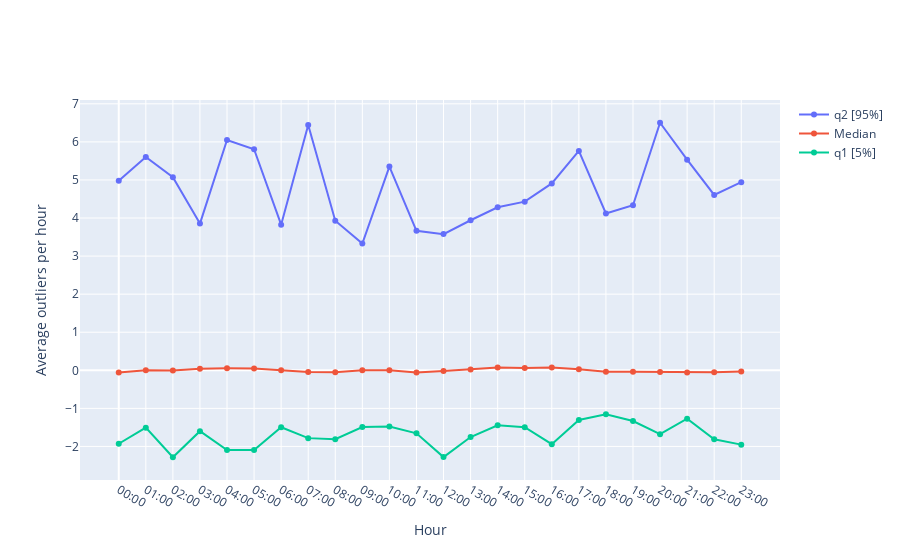

Here is the notebook cell this chart was saved with:
### Code cell
# Create traces
fig = go.Figure()
fig.add_trace(go.Scatter(x=df_hour_stats["dt_start_utc"], y=df_hour_stats["voality_q2"],
                    mode='lines+markers', 
                    name='q2 [95%]'))

fig.add_trace(go.Scatter(x=df_hour_stats["dt_start_utc"], y=df_hour_stats["voality_median"],
                    mode='lines+markers',
                    name='Median'))

fig.add_trace(go.Scatter(x=df_hour_stats["dt_start_utc"], y=df_hour_stats["voality_q1"],
                    mode='lines+markers',
                    name='q1 [5%]' ))

fig.update_layout(
    #title="Outliers per month",
    xaxis = dict(
        tickmode = 'array',
        tickvals = [0, 1, 2, 3, 4, 5, 6, 7, 8, 9, 10, 11, 12, 13, 14, 15, 16, 17, 18, 19, 20, 21, 22, 23],
        ticktext=["00:00", "01:00", "02:00", "03:00", "04:00", "05:00", "06:00", "07:00", "08:00", "09:00", "10:00", "11:00", 
        "12:00", "13:00", "14:00", "15:00", "16:00", "17:00", "18:00", "19:00", "20:00", "21:00", "22:00", "23:00"]),
    xaxis_title="Hour",
    yaxis_title="Average outliers per hour"
)
fig.show()

### Figure 1 — Plotly figure (JSON) as saved in the notebook; plotly's stock layout.template omitted (floating-point values rounded to 4 significant figures)
{"data": [{"mode": "lines+markers", "name": "q2 [95%]", "type": "scatter", "x": [0, 1, 2, 3, 4, 5, 6, 7, 8, 9, 10, 11, 12, 13, 14, 15, 16, 17, 18, 19, 20, 21, 22, 23], "y": [4.981, 5.604, 5.073, 3.853, 6.049, 5.807, 3.826, 6.443, 3.928, 3.331, 5.351, 3.665, 3.577, 3.942, 4.283, 4.429, 4.909, 5.762, 4.12, 4.337, 6.503, 5.532, 4.605, 4.943]}, {"mode": "lines+markers", "name": "Median", "type": "scatter", "x": [0, 1, 2, 3, 4, 5, 6, 7, 8, 9, 10, 11, 12, 13, 14, 15, 16, 17, 18, 19, 20, 21, 22, 23], "y": [-0.057, 0, -0.004539, 0.04287, 0.05081, 0.04541, 0.002732, -0.04763, -0.05289, -0.0007853, 0, -0.05615, -0.01591, 0.01876, 0.07231, 0.06256, 0.07449, 0.02848, -0.03653, -0.03875, -0.04654, -0.05717, -0.05458, -0.03455]}, {"mode": "lines+markers", "name": "q1 [5%]", "type": "scatter", "x": [0, 1, 2, 3, 4, 5, 6, 7, 8, 9, 10, 11, 12, 13, 14, 15, 16, 17, 18, 19, 20, 21, 22, 23], "y": [-1.929, -1.507, -2.284, -1.599, -2.093, -2.097, -1.496, -1.782, -1.81, -1.492, -1.475, -1.655, -2.281, -1.754, -1.446, -1.494, -1.941, -1.306, -1.157, -1.332, -1.678, -1.272, -1.814, -1.953]}], "layout": {"xaxis": {"tickmode": "array", "ticktext": ["00:00", "01:00", "02:00", "03:00", "04:00", "05:00", "06:00", "07:00", "08:00", "09:00", "10:00", "11:00", "12:00", "13:00", "14:00", "15:00", "16:00", "17:00", "18:00", "19:00", "20:00", "21:00", "22:00", "23:00"], "tickvals": [0, 1, 2, 3, 4, 5, 6, 7, 8, 9, 10, 11, 12, 13, 14, 15, 16, 17, 18, 19, 20, 21, 22, 23], "title": {"text": "Hour"}}, "yaxis": {"title": {"text": "Average outliers per hour"}}}}
